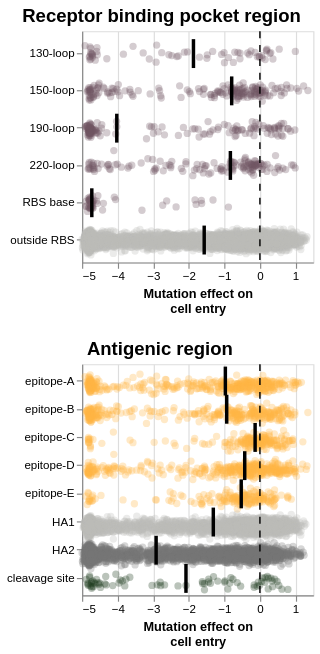

Notebook code for this chart:
### Code cell
(rbs_combined_chart & epitope_combined_chart).resolve_scale(
    color='independent'
)

### Figure 1 — Vega-Lite specification as saved in the notebook (floating-point values rounded to 4 significant figures; data arrays with more than 128 entries replaced by an {"elided": "..."} marker saying what was removed)
{"config": {"view": {"continuousWidth": 300, "continuousHeight": 300}}, "vconcat": [{"concat": [{"layer": [{"data": {"name": "data-a8cd621d5c733a2a28de1306b374f4d9"}, "mark": {"type": "circle", "opacity": 0.3, "size": 40, "stroke": null, "strokeWidth": 0}, "encoding": {"color": {"field": "rbs_region", "legend": null, "scale": {"domain": ["outside RBS", "130-loop", "150-loop", "190-loop", "220-loop", "RBS base"], "range": ["#bdbebb", "#725663", "#725663", "#725663", "#725663", "#725663"]}, "type": "nominal"}, "tooltip": [{"field": "site", "type": "nominal"}, {"field": "wildtype", "type": "nominal"}, {"field": "mutant", "type": "nominal"}, {"field": "effect", "type": "quantitative"}], "x": {"field": "effect", "title": ["Mutation effect on", "cell entry"], "type": "quantitative"}, "y": {"field": "rbs_region", "title": null, "type": "nominal"}, "yOffset": {"field": "jitter", "type": "quantitative"}}, "transform": [{"calculate": "sqrt(-2*log(random()))*cos(2*PI*random())", "as": "jitter"}]}, {"data": {"name": "data-a8cd621d5c733a2a28de1306b374f4d9"}, "mark": {"type": "tick", "color": "black", "size": 25, "thickness": 3}, "encoding": {"x": {"aggregate": "median", "field": "effect", "type": "quantitative"}, "y": {"field": "rbs_region", "type": "nominal"}}}, {"data": {"name": "empty"}, "mark": {"type": "rule", "color": "black", "opacity": 1.0, "size": 1.25, "strokeDash": [6, 6]}, "encoding": {"x": {"datum": 0}}}], "height": 200, "width": 200}], "resolve": {"scale": {"y": "shared"}}, "spacing": 10, "title": {"text": "Receptor binding pocket region", "anchor": "middle", "fontSize": 16, "fontWeight": "bold"}}, {"concat": [{"layer": [{"data": {"name": "data-a8cd621d5c733a2a28de1306b374f4d9"}, "mark": {"type": "circle", "opacity": 0.3, "size": 40, "stroke": null, "strokeWidth": 0}, "encoding": {"color": {"field": "region", "legend": null, "scale": {"domain": ["epitope-A", "epitope-B", "epitope-C", "epitope-D", "epitope-E", "HA1", "HA2", "cleavage site"], "range": ["#FFB547", "#FFB547", "#FFB547", "#FFB547", "#FFB547", "#bdbebb", "#767676", "#1A391A"]}, "type": "nominal"}, "tooltip": [{"field": "site", "type": "nominal"}, {"field": "wildtype", "type": "nominal"}, {"field": "mutant", "type": "nominal"}, {"field": "effect", "type": "quantitative"}], "x": {"field": "effect", "title": ["Mutation effect on", "cell entry"], "type": "quantitative"}, "y": {"field": "region", "sort": ["epitope-A", "epitope-B", "epitope-C", "epitope-D", "epitope-E", "HA1", "HA2", "cleavage site"], "title": null, "type": "nominal"}, "yOffset": {"field": "jitter", "type": "quantitative"}}, "transform": [{"calculate": "sqrt(-2*log(random()))*cos(2*PI*random())", "as": "jitter"}]}, {"data": {"name": "data-a8cd621d5c733a2a28de1306b374f4d9"}, "mark": {"type": "tick", "color": "black", "size": 25, "thickness": 3}, "encoding": {"x": {"aggregate": "median", "field": "effect", "type": "quantitative"}, "y": {"field": "region", "sort": ["epitope-A", "epitope-B", "epitope-C", "epitope-D", "epitope-E", "HA1", "HA2", "cleavage site"], "type": "nominal"}}}, {"data": {"name": "empty"}, "mark": {"type": "rule", "color": "black", "opacity": 1.0, "size": 1.25, "strokeDash": [6, 6]}, "encoding": {"x": {"datum": 0}}}], "height": 200, "width": 200}], "resolve": {"scale": {"y": "shared"}}, "spacing": 10, "title": {"text": "Antigenic region", "anchor": "middle", "fontSize": 16, "fontWeight": "bold"}}], "resolve": {"scale": {"color": "independent"}}, "$schema": "https://vega.github.io/schema/vega-lite/v5.20.1.json", "datasets": {"data-a8cd621d5c733a2a28de1306b374f4d9": {"elided": "8314 records"}, "empty": [{}]}}
